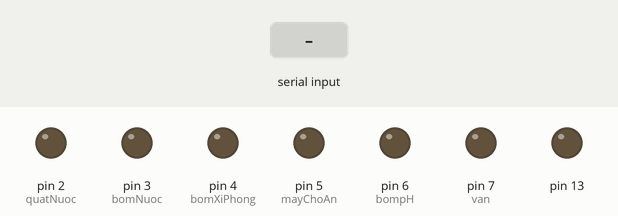
Bench run of a sketch on a simulated Arduino Uno, built with avr-gcc and run on an emulated ATmega328P. Parts: output pins drawn as LEDs (lit = HIGH). The test bench sets the inputs (shaded band).

Above: at 1.2 s.
1.3 s: "2" received over Serial
At 2.5 s:
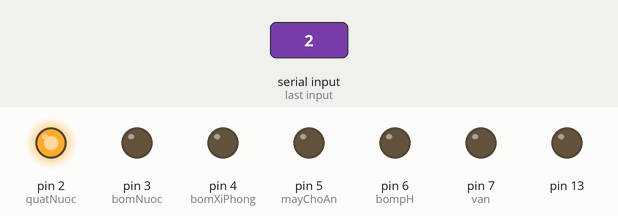
2.8 s: "3" received over Serial
At 3.7 s:
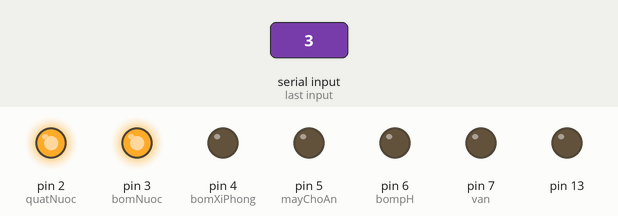
4.3 s: "b" received over Serial
At 4.9 s:
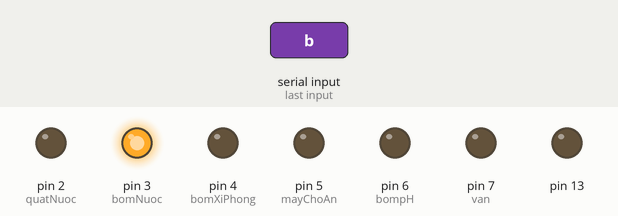
5.8 s: "4" received over Serial
At 7.0 s:
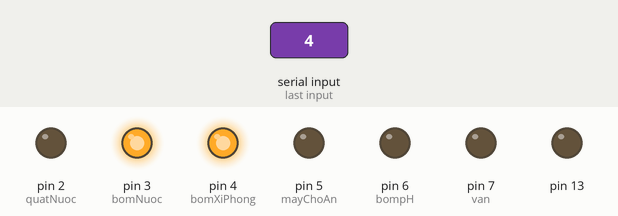
7.3 s: "c" received over Serial
At 8.3 s:
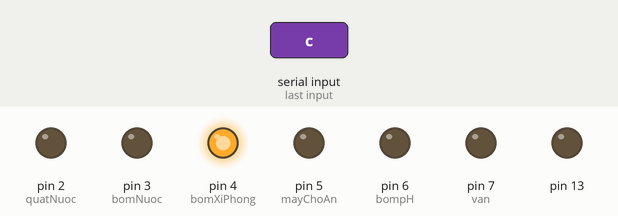
8.8 s: "5" received over Serial
At 9.5 s:
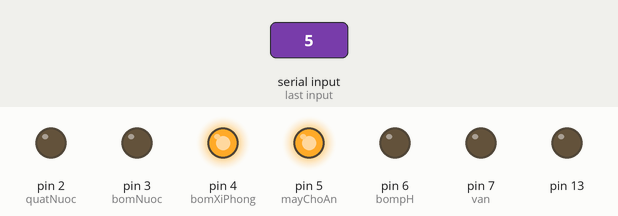
Timing chart, 0 to 11.3 s (numbered marks = the images above; inputs shaded):
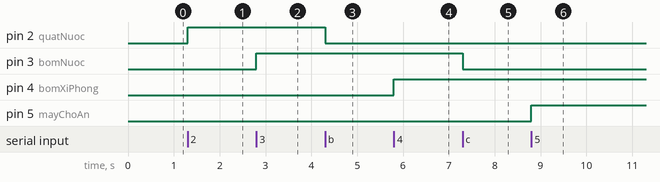

Measured:
- after the input at 1.3 s, pin 2 (quatNuoc): LOW → HIGH at once
- after the input at 2.8 s, pin 3 (bomNuoc): LOW → HIGH at once
- after the input at 4.3 s, pin 2 (quatNuoc): HIGH → LOW at once
- after the input at 5.8 s, pin 4 (bomXiPhong): LOW → HIGH at once
- after the input at 7.3 s, pin 3 (bomNuoc): HIGH → LOW at once
- after the input at 8.8 s, pin 5 (mayChoAn): LOW → HIGH at once

The sketch:

IoT-shrimp-v1.ino
```cpp
#define quatNuoc   2
#define bomNuoc    3
#define bomXiPhong 4
#define mayChoAn   5
#define bompH      6
#define van        7

char  dieuKhien[1]={};
bool sttQuatNuoc = 0;
bool sttBomNuoc = 0;
bool sttBomXiPhong = 0;
bool sttMayChoAn = 0;
bool sttBompH = 0;
bool sttVan = 0;
long doDuc = 0;
int   pH    = 0;
bool do1 = 0;
bool do2 = 0;
bool do3 = 0;
bool dopH = 0;
unsigned long batDauDo = 0;

void setup() {
  // put your setup code here, to run once:
  pinMode(2, OUTPUT);
  pinMode(3, OUTPUT);
  pinMode(4, OUTPUT);
  pinMode(5, OUTPUT);
  pinMode(6, OUTPUT);
  pinMode(7, OUTPUT);
  pinMode(13, OUTPUT);
  digitalWrite(2, LOW);
  digitalWrite(3, LOW);
  digitalWrite(4, LOW);
  digitalWrite(5, LOW);
  digitalWrite(6, LOW);
  digitalWrite(7, LOW);
  digitalWrite(13, LOW);
  Serial.begin(9600);
}

void loop() {
  // put your main code here, to run repeatedly:
  if(Serial.available() > 0)
    Serial.readBytes(dieuKhien, Serial.available());
  // Read
  if(dieuKhien[0] == '2') sttQuatNuoc = 1;
  else if(dieuKhien[0] == 'b') sttQuatNuoc = 0;
  else if(dieuKhien[0] == '3') sttBomNuoc = 1;
  else if(dieuKhien[0] == 'c') sttBomNuoc = 0;
  else if(dieuKhien[0] == '4') sttBomXiPhong = 1;
  else if(dieuKhien[0] == 'd') sttBomXiPhong = 0;
  else if(dieuKhien[0] == '5') sttMayChoAn = 1;
  else if(dieuKhien[0] == 'e') sttMayChoAn = 0;
  else if(dieuKhien[0] == '6') sttBompH = 1;
  else if(dieuKhien[0] == 'f') sttBompH = 0;
    // Control
    if(sttQuatNuoc) digitalWrite(quatNuoc, HIGH);
    else digitalWrite(quatNuoc, LOW);
    if(sttBomNuoc) digitalWrite(bomNuoc, HIGH);
    else digitalWrite(bomNuoc, LOW);
    if(sttBomXiPhong) digitalWrite(bomXiPhong, HIGH);
    else digitalWrite(bomXiPhong, LOW);
    if(sttMayChoAn) digitalWrite(mayChoAn, HIGH);
    else digitalWrite(mayChoAn, LOW);
    if(sttBompH == 1 || dopH == 1)
    {
      dopH = 1;
      if(batDauDo == 0)
      {
        batDauDo = millis();
        digitalWrite(13, HIGH);
        digitalWrite(bompH, HIGH);
      }
      else if(((millis()-batDauDo) >21000) && ((millis()-batDauDo) <27000)) // Sau22s, tắt bơm, bắt đầu đo
      {
        digitalWrite(bompH, LOW);
        doDuc = analogRead(A0);
        doDuc = doDuc * 1000 / 1023;
//        Serial.write(doDuc);
      }
      else if((millis()-batDauDo) >27000 && (millis()-batDauDo) <51000) // Sau 15s, bật van xả nước
      {
        digitalWrite(van, HIGH);
      }
      else if((millis()-batDauDo) >=51000)        // Sau 25s, tắt van xả nước
      {
        digitalWrite(van, LOW);
        batDauDo = 0;
        dopH = 0;
      }
    }
    else
    {
      digitalWrite(13, LOW);
      digitalWrite(bompH, LOW);
      digitalWrite(van, LOW);
    }

}
```
